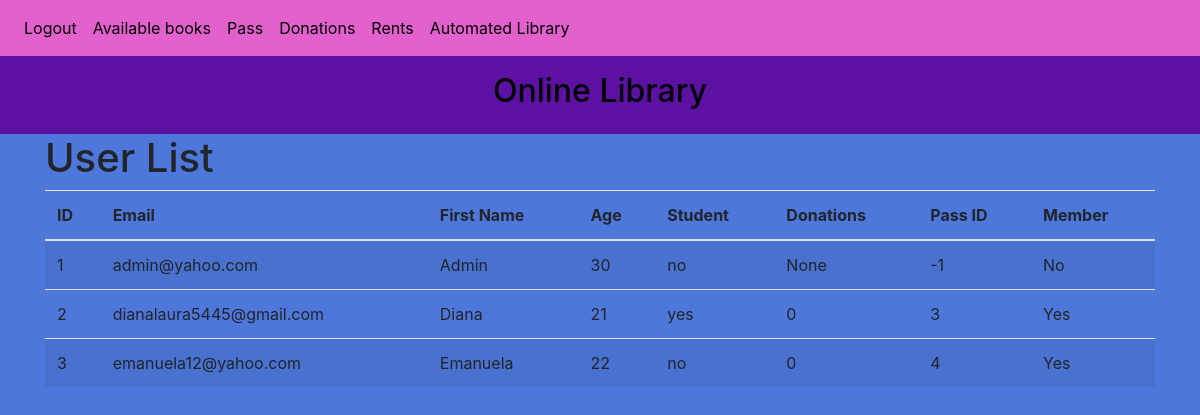
/users (signed in), run on an earlier commit of the app's database.
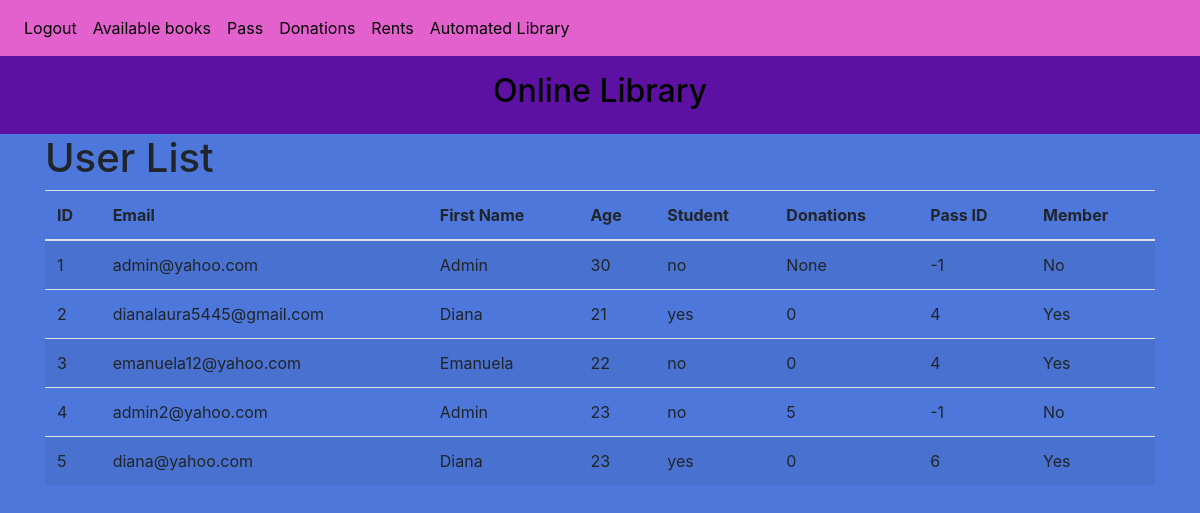
And on a later commit of the database.
### website/models.py (models this page shows)
class User(db.Model, UserMixin):
    id = db.Column(db.Integer, primary_key=True)
    email = db.Column(db.String(150), unique=True)
    password = db.Column(db.String(150))
    first_name = db.Column(db.String(150))
    age=db.Column(db.Integer)
    student=db.Column(db.String(150))
    donations = db.Column(db.Integer)
    id_pass=db.Column(db.Integer)
    member=db.Column(db.Boolean)
    notes = db.relationship('Note')

### website/auth.py (the view)
@auth.route('/users')
@login_required
def view_users():
    users = User.query.all()
    return render_template("users.html", users=users, user=current_user)

### website/__init__.py (called while the page is built)
def create_app():
    app = Flask(__name__)
    app.config['SECRET_KEY'] = 'hjshjhdjah kjshkjdhjs'
    app.config['SQLALCHEMY_DATABASE_URI'] = f'sqlite:///{DB_NAME}'
    db.init_app(app)
    migrate.init_app(app,db,render_as_batch=True)
    from .views import views
    from .auth import auth
    app.register_blueprint(views, url_prefix='/')
    app.register_blueprint(auth, url_prefix='/')
    from .models import User, Note
    with app.app_context():
        db.create_all()
    login_manager = LoginManager()
    login_manager.login_view = 'auth.login'
    login_manager.init_app(app)
    @login_manager.user_loader
    def load_user(id):
        return User.query.get(int(id))
    return app

### website/templates/users.html
{% extends "base.html" %}
{% block content %}
  <h1>User List</h1>
  <table class="table table-striped">
    <thead>
      <tr>
        <th>ID</th>
        <th>Email</th>
        <th>First Name</th>
        <th>Age</th>
        <th>Student</th>
        <th>Donations</th>
        <th>Pass ID</th>
        <th>Member</th>
      </tr>
    </thead>
    <tbody>
      {% for user in users %}
        <tr>
          <td>{{ user.id }}</td>
          <td>{{ user.email }}</td>
          <td>{{ user.first_name }}</td>
          <td>{{ user.age }}</td>
          <td>{{ user.student }}</td>
          <td>{{ user.donations }}</td>
          <td>{{ user.id_pass }}</td>
          <td>{{ "Yes" if user.member else "No" }}</td>
        </tr>
      {% endfor %}
    </tbody>
  </table>
{% endblock %}

### website/templates/base.html (shortened to what this page needs)
<!DOCTYPE html>
<html lang="en">
<head>
  <link
    rel="stylesheet"
    href="https://stackpath.bootstrapcdn.com/bootstrap/4.4.1/css/bootstrap.min.css"
  />
  <link
    rel="stylesheet"
    href="https://stackpath.bootstrapcdn.com/font-awesome/4.7.0/css/font-awesome.min.css"
  />
</head>
<body style="background-color: #4d77da;">
<nav class="navbar navbar-expand-lg navbar-dark" style="background-color: #e361cd;">
  <div class="collapse navbar-collapse" id="navbar">
    <div class="navbar-nav">
      {% if user.is_authenticated %}
        <a class="nav-item nav-link" id="logout" href="/logout" style="color: rgb(0, 0, 0);">Logout</a>
        <a class="nav-item nav-link" id="available books" href="/book_list" style="color: rgb(0, 0, 0);">Available books</a>
        {% if user.first_name != "Admin" %}
          <a class="nav-item nav-link" id="create a pass" href="/pass" style="color: rgb(0, 0, 0);">Pass</a>
          <a class="nav-item nav-link" id="donate" href="/donate" style="color: rgb(0, 0, 0);">Donations</a>
          <a class="nav-item nav-link" id="rents" href="/rents" style="color: rgb(0, 0, 0);">Rents</a>
        {% endif %}
        <a href="/automated" class="nav-item nav-link" style="color: rgb(0, 0, 0);">Automated Library</a>
      {% else %}
        <a class="nav-item nav-link" id="login" href="/login" style="color: rgb(0, 0, 0);">Login</a>
        <a class="nav-item nav-link" id="signUp" href="/sign-up" style="color: rgb(0, 0, 0);">Sign Up</a>
      {% endif %}
    </div>
  </div>
</nav>
  <div class="text-center py-3" style="background-color: #5d11a3;">
    <h2 style="color: rgb(0, 0, 0);">Online Library</h2>
  </div>
  <div class="container">{% block content %} {% endblock %}</div>
</body>
</html>

What changed in the data, as far as the page shows it:
changed User "dianalaura5445@gmail.com": id_pass "3" → "4"
added User: id "4", email "admin2@yahoo.com", first_name "Admin", age "23", student "no", donations "5", id_pass "-1", member "No"
added User: id "5", email "diana@yahoo.com", first_name "Diana", age "23", student "yes", donations "0", id_pass "6", member "Yes"
